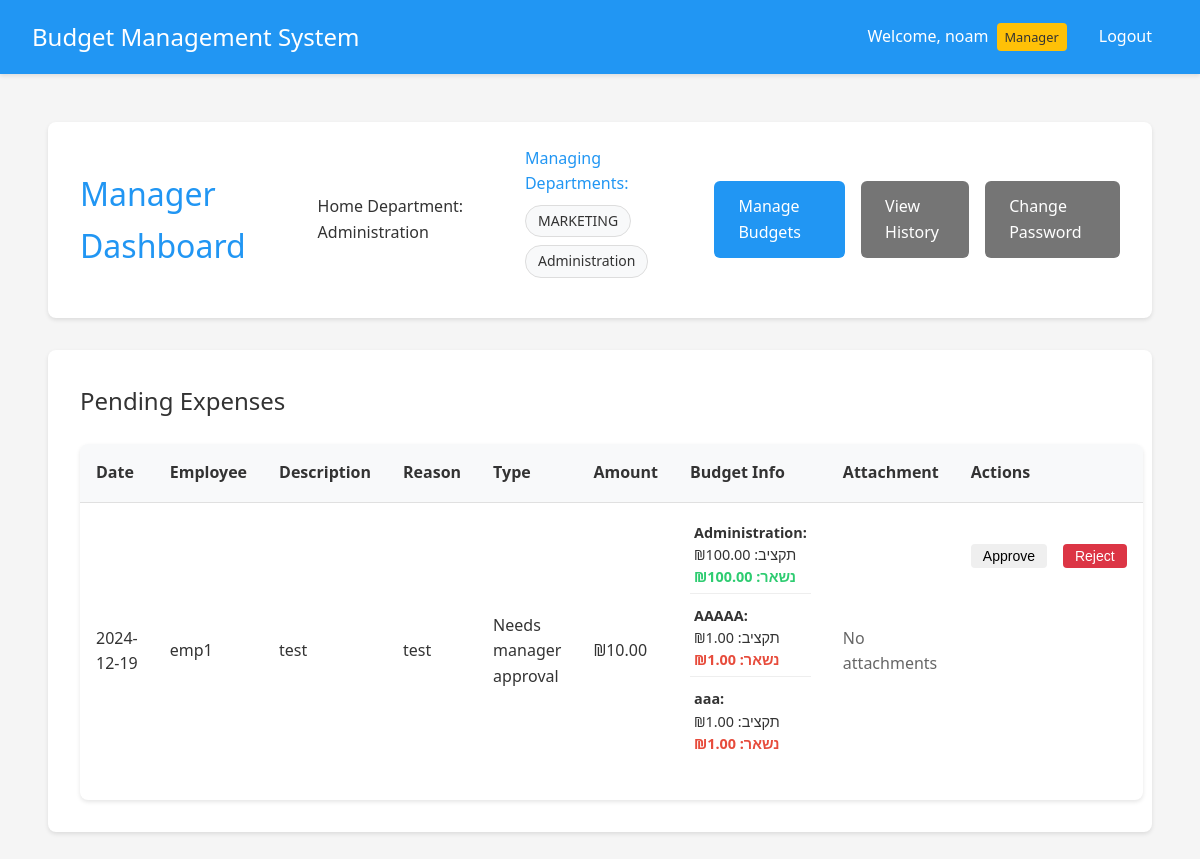
Page /manager/dashboard (signed in) on the committed database.
### app.py (models this page shows, shortened)
class User(UserMixin, db.Model):
    __tablename__ = 'user'
    id = db.Column(db.Integer, primary_key=True)
    username = db.Column(db.String(80), unique=True, nullable=False)
    password = db.Column(db.String(120), nullable=False)
    is_manager = db.Column(db.Boolean, default=False)
    is_admin = db.Column(db.Boolean, default=False)
    status = db.Column(db.String(20), default='active')  # active, inactive, pending
    department_id = db.Column(db.Integer, db.ForeignKey('department.id'))
    home_department = db.relationship('Department',
                                    foreign_keys=[department_id],
                                    back_populates='employees')
    managed_departments = db.relationship('Department',
                                       secondary=manager_departments,
                                       backref=db.backref('department_managers', lazy='dynamic'))
    submitted_expenses = db.relationship('Expense',
                                       primaryjoin='User.id==Expense.user_id',
                                       backref='submitter',
                                       lazy=True)
    handled_expenses = db.relationship('Expense',
                                     primaryjoin='User.id==Expense.manager_id',
                                     backref='handler',
                                     lazy=True)

class Department(db.Model):
    __tablename__ = 'department'
    id = db.Column(db.Integer, primary_key=True)
    name = db.Column(db.String(100), nullable=False)
    budget = db.Column(db.Float, default=0.0)
    employees = db.relationship('User', foreign_keys='User.department_id', back_populates='home_department')
    categories = db.relationship('Category', backref='department', lazy=True)

class Expense(db.Model):
    __tablename__ = 'expense'
    id = db.Column(db.Integer, primary_key=True)
    amount = db.Column(db.Float, nullable=False)
    description = db.Column(db.String(200))
    reason = db.Column(db.String(500))
    type = db.Column(db.String(50), nullable=False, default='needs_approval')  # New field
    date = db.Column(db.DateTime, nullable=False, default=datetime.utcnow)
    status = db.Column(db.String(20), default='pending')
    user_id = db.Column(db.Integer, db.ForeignKey('user.id'), nullable=False)
    subcategory_id = db.Column(db.Integer, db.ForeignKey('subcategory.id'), nullable=False)
    quote_filename = db.Column(db.String(255))
    invoice_filename = db.Column(db.String(255))
    receipt_filename = db.Column(db.String(255))
    manager_id = db.Column(db.Integer, db.ForeignKey('user.id'), nullable=True)
    handled_at = db.Column(db.DateTime, nullable=True)

### app.py (the view)
@app.route('/manager/dashboard')
@login_required
def manager_dashboard():
    if not current_user.is_manager:
        return redirect(url_for('employee_dashboard'))
    dept_expenses = db.session.query(
        Department.id,
        db.func.sum(Expense.amount).label('total_expenses')
    ).join(
        Category, Department.id == Category.department_id
    ).join(
        Subcategory, Category.id == Subcategory.category_id
    ).join(
        Expense, Subcategory.id == Expense.subcategory_id
    ).filter(
        Expense.status == 'approved'
    ).group_by(Department.id).subquery()
    cat_expenses = db.session.query(
        Category.id,
        db.func.sum(Expense.amount).label('total_expenses')
    ).join(
        Subcategory, Category.id == Subcategory.category_id
    ).join(
        Expense, Subcategory.id == Expense.subcategory_id
    ).filter(
        Expense.status == 'approved'
    ).group_by(Category.id).subquery()
    subcat_expenses = db.session.query(
        Subcategory.id,
        db.func.sum(Expense.amount).label('total_expenses')
    ).join(
        Expense, Subcategory.id == Expense.subcategory_id
    ).filter(
        Expense.status == 'approved'
    ).group_by(Subcategory.id).subquery()
    if current_user.username == 'admin':
        pending_expenses = Expense.query.join(User, Expense.user_id == User.id)\
            .join(Subcategory, Expense.subcategory_id == Subcategory.id)\
            .join(Category, Subcategory.category_id == Category.id)\
            .join(Department, Category.department_id == Department.id)\
            .outerjoin(dept_expenses, Department.id == dept_expenses.c.id)\
            .outerjoin(cat_expenses, Category.id == cat_expenses.c.id)\
            .outerjoin(subcat_expenses, Subcategory.id == subcat_expenses.c.id)\
            .filter(Expense.status == 'pending')\
            .add_columns(
                Department.name.label('department_name'),
                Department.budget.label('department_budget'),
                (Department.budget - db.func.coalesce(dept_expenses.c.total_expenses, 0)).label('department_remaining'),
                Category.name.label('category_name'),
                Category.budget.label('category_budget'),
                (Category.budget - db.func.coalesce(cat_expenses.c.total_expenses, 0)).label('category_remaining'),
                Subcategory.name.label('subcategory_name'),
                Subcategory.budget.label('subcategory_budget'),
                (Subcategory.budget - db.func.coalesce(subcat_expenses.c.total_expenses, 0)).label('subcategory_remaining')
            ).all()
    else:
        pending_expenses = Expense.query.join(User, Expense.user_id == User.id)\
            .join(Subcategory, Expense.subcategory_id == Subcategory.id)\
            .join(Category, Subcategory.category_id == Category.id)\
            .join(Department, Category.department_id == Department.id)\
            .outerjoin(dept_expenses, Department.id == dept_expenses.c.id)\
            .outerjoin(cat_expenses, Category.id == cat_expenses.c.id)\
            .outerjoin(subcat_expenses, Subcategory.id == subcat_expenses.c.id)\
            .filter(
                Expense.status == 'pending',
                User.department_id == current_user.department_id
            )\
            .add_columns(
                Department.name.label('department_name'),
                Department.budget.label('department_budget'),
                (Department.budget - db.func.coalesce(dept_expenses.c.total_expenses, 0)).label('department_remaining'),
                Category.name.label('category_name'),
                Category.budget.label('category_budget'),
                (Category.budget - db.func.coalesce(cat_expenses.c.total_expenses, 0)).label('category_remaining'),
                Subcategory.name.label('subcategory_name'),
                Subcategory.budget.label('subcategory_budget'),
                (Subcategory.budget - db.func.coalesce(subcat_expenses.c.total_expenses, 0)).label('subcategory_remaining')
            ).all()
    return render_template('manager_dashboard.html', expenses=pending_expenses)

### templates/manager_dashboard.html (shortened to what this page needs)
{% extends "base.html" %}
{% block content %}
<div class="container">
    <header class="dashboard-header">
        <h1>Manager Dashboard</h1>
        <div class="user-info">
            <p>Home Department: {{ current_user.home_department.name if current_user.home_department else 'No Department' }}</p>
            {% if current_user.managed_departments %}
            <div class="managed-departments">
                <p>Managing Departments:</p>
                <ul>
                    {% for dept in current_user.managed_departments %}
                    <li>{{ dept.name }}</li>
                    {% endfor %}
                </ul>
            </div>
            {% endif %}
            <div class="header-actions">
                <a href="{{ url_for('manage_departments') }}" class="button primary">Manage Budgets</a>
                <a href="{{ url_for('expense_history') }}" class="button secondary">View History</a>
                <a href="{{ url_for('change_password') }}" class="button secondary">Change Password</a>
            </div>
        </div>
    </header>
    <div class="card">
        <h2>Pending Expenses</h2>
        <div class="table-responsive">
            <table>
                <thead>
                    <tr>
                        <th>Date</th>
                        <th>Employee</th>
                        <th>Description</th>
                        <th>Reason</th>
                        <th>Type</th>
                        <th>Amount</th>
                        <th>Budget Info</th>
                        <th>Attachment</th>
                        <th>Actions</th>
                    </tr>
                </thead>
                <tbody>
                    {% for expense, dept_name, dept_budget, dept_remaining, cat_name, cat_budget, cat_remaining, subcat_name, subcat_budget, subcat_remaining in expenses %}
                    <tr>
                        <td>{{ expense.date.strftime('%Y-%m-%d') }}</td>
                        <td>{{ expense.submitter.username }}</td>
                        <td>{{ expense.description }}</td>
                        <td>{{ expense.reason }}</td>
                        <td>{{ expense.type|format_expense_type }}</td>
                        <td>₪{{ "%.2f"|format(expense.amount) }}</td>
                        <td>
                            <div class="budget-info">
                                <div class="budget-row">
                                    <div><strong>{{ dept_name }}:</strong></div>
                                    <div>תקציב: ₪{{ "%.2f"|format(dept_budget) }}</div>
                                    <div class="remaining {% if dept_remaining < expense.amount %}warning{% endif %}">
                                        נשאר: ₪{{ "%.2f"|format(dept_remaining) }}
                                    </div>
                                </div>
                                <div class="budget-row">
                                    <div><strong>{{ cat_name }}:</strong></div>
                                    <div>תקציב: ₪{{ "%.2f"|format(cat_budget) }}</div>
                                    <div class="remaining {% if cat_remaining < expense.amount %}warning{% endif %}">
                                        נשאר: ₪{{ "%.2f"|format(cat_remaining) }}
                                    </div>
                                </div>
                                <div class="budget-row">
                                    <div><strong>{{ subcat_name }}:</strong></div>
                                    <div>תקציב: ₪{{ "%.2f"|format(subcat_budget) }}</div>
                                    <div class="remaining {% if subcat_remaining < expense.amount %}warning{% endif %}">
                                        נשאר: ₪{{ "%.2f"|format(subcat_remaining) }}
                                    </div>
                                </div>
                            </div>
                        </td>
                        <td>
                            {% if not expense.quote_filename and not expense.invoice_filename and not expense.receipt_filename %}
                                <span class="text-muted">No attachments</span>
                            {% endif %}
                        </td>
                        <td class="actions">
                            <form action="{{ url_for('handle_expense', expense_id=expense.id, action='approve') }}" method="post" class="inline-form">
                                <button type="submit" class="button success small">Approve</button>
                            </form>
                            <form action="{{ url_for('handle_expense', expense_id=expense.id, action='reject') }}" method="post" class="inline-form">
                                <button type="submit" class="button danger small">Reject</button>
                            </form>
                        </td>
                    </tr>
                    {% endfor %}
                </tbody>
            </table>
        </div>
    </div>
</div>
{% endblock %}

### templates/base.html (shortened to what this page needs)
<!DOCTYPE html>
<html lang="en">
<head>
    <link rel="stylesheet" href="{{ url_for('static', filename='style.css') }}">
    <link href="https://cdnjs.cloudflare.com/ajax/libs/font-awesome/6.0.0/css/all.min.css" rel="stylesheet">
</head>
<body>
    <nav class="navbar">
        <div class="nav-brand">Budget Management System</div>
        <div class="nav-items">
            {% if current_user.is_authenticated %}
                <span class="user-info">
                    Welcome, {{ current_user.username }}
                    {% if current_user.is_manager %}
                        <span class="badge">Manager</span>
                    {% endif %}
                </span>
                <a href="{{ url_for('logout') }}" class="nav-link">Logout</a>
            {% else %}
                <a href="{{ url_for('login') }}" class="nav-link">Login</a>
            {% endif %}
        </div>
    </nav>
    <div class="content">
        {% block content %}{% endblock %}
    </div>
</body>
</html>

### rows in the picture
User: username "noam"
Department: home_department "Administration", name "Administration"
Department: name "MARKETING"
Expense: date "2024-12-19", submitter.username "emp1", description "test", reason "test", type "Needs manager approval", amount "10.00", dept_name "Administration", dept_budget "100.00", dept_remaining "100.00", cat_name "AAAAA", id "1.00", subcat_name "aaa", shows "No attachments"
